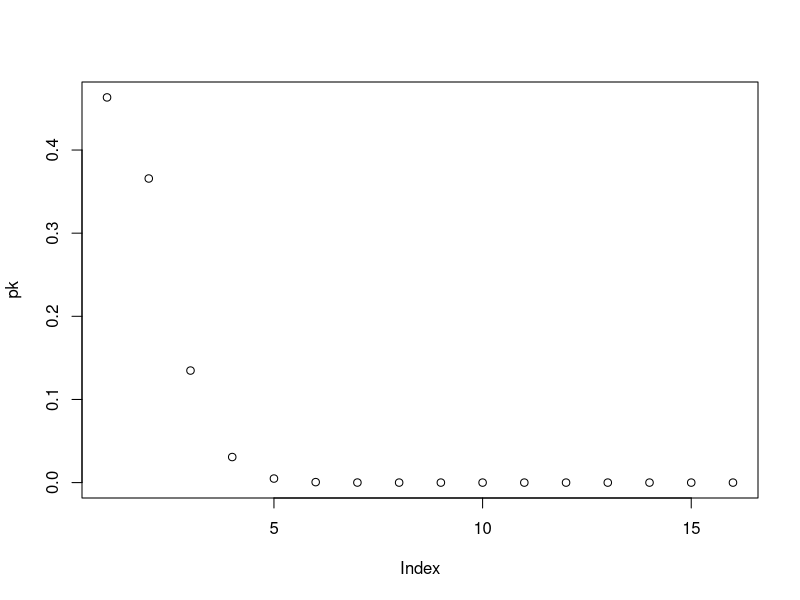
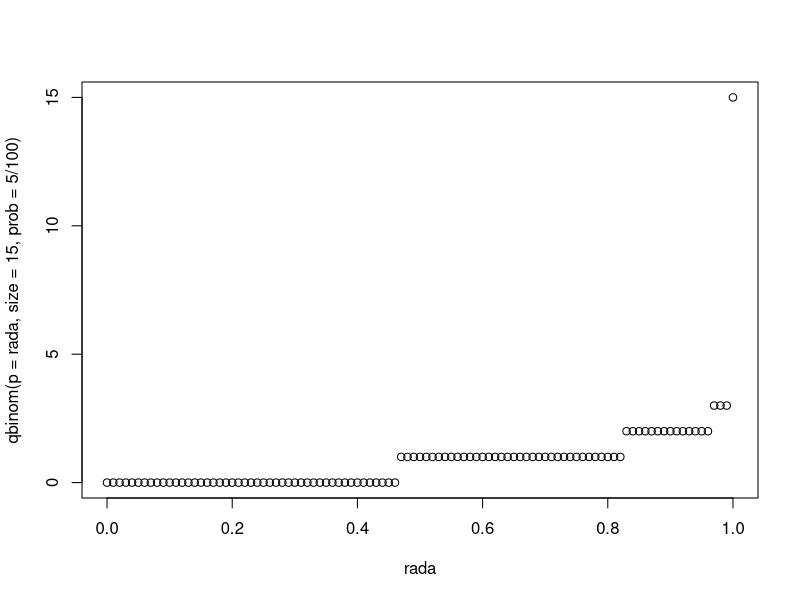
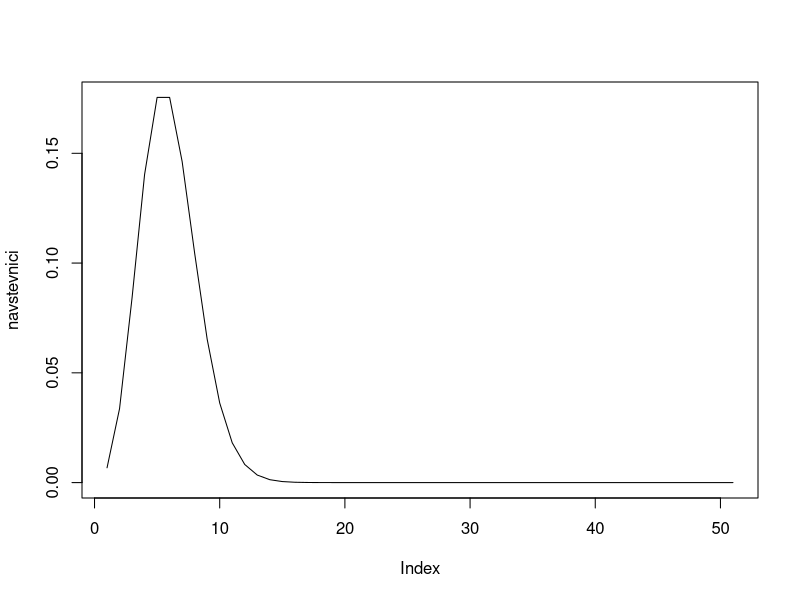
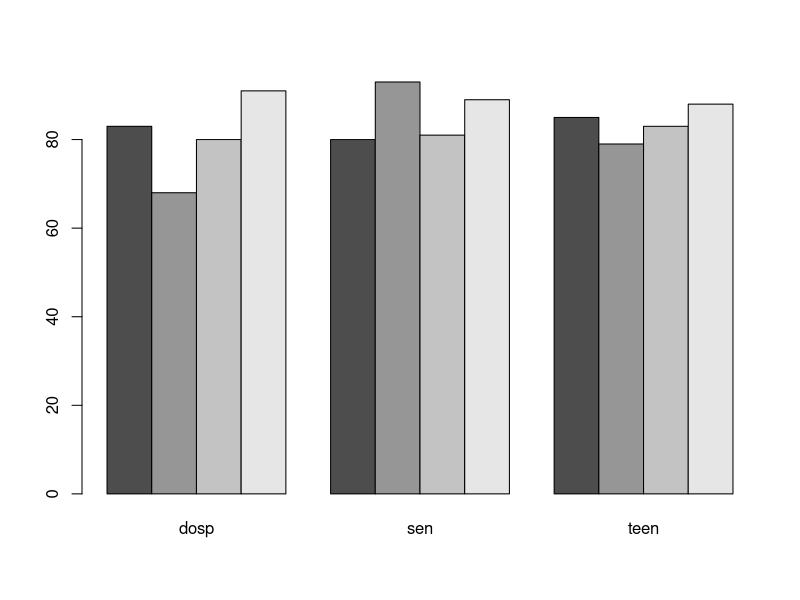

Write R code to recreate these figures, in order.
# 1
pgeom(q = 6, prob = 0.1)
pnbinom(q = 6, size = 1, prob = 0.1)


?pgeom
sum(dgeom(0:6, prob = 0.1))

# 3
qnorm(p = 0.3, mean = 181, sd = 10)

# 4
ppois(15, lambda = 4) - ppois(q = 9, lambda = 4)

# 5
pk = dbinom(x = 0:15, size= 15, prob = 5/100)
plot(pk, names = 0:15)

rada = seq(from = 0, to = 1, by = 0.01)
plot(qbinom(p = rada, size = 15, prob = 5/100)~rada)

pgeom(q = 6, prob = 5/100)

qgeom(p = 0.7, prob = 5/100) * 10

# 6
qnbinom(p = 0.9, size = 2, prob = 1/50)

qgeom(p = 0.9, prob = 1/50)

pgeom(q = 50, prob = 1/50)

# 7
dpois(x = 8, lambda = 2)

# 8
round(qnorm(.95, mean = 5, sd = 1.5), 1)

1-pnorm(q = 5, mean = 5, sd = 1.5)

pk = rnorm(n = 80, mean = 5, sd = 1.5)
table(pk<5)
xtabs(~pk<5)
46/80

# 9
qgeom(0.8, prob = 0.1)+1
mean(rgeom(1000, 0.1))
mean(rbinom(n = 1000, size = 3, prob = 0.1))
mean(dbinom(x=3, size = 100, prob = 0.1))
#_____________________________________________________________________________
# jeden z probehlych zapoctaku
1-ppois(q = 10, lambda = 5)
navstevnici = dpois(x = 0:50, lambda = 5)
plot(navstevnici, type = "l")

set.seed(305)
# H0 nejsou na sobe zavisle
# H1 jsou na sobe zavisle
kava = sample(x = c("cerna", "mleko", "latte", "cappuccino"), size = 1000, replace = T)
vek = sample(x = c("teen", "dosp", "sen"), size = 1000, replace = T)
xtabs(~kava + vek)
barplot(xtabs(~kava + vek), beside = T)
chisq.test(xtabs(~kava + vek))

# hypotezu nezamitam, p-value je vetsi nez 0.05
# pocet stupnu volnosti je 6
